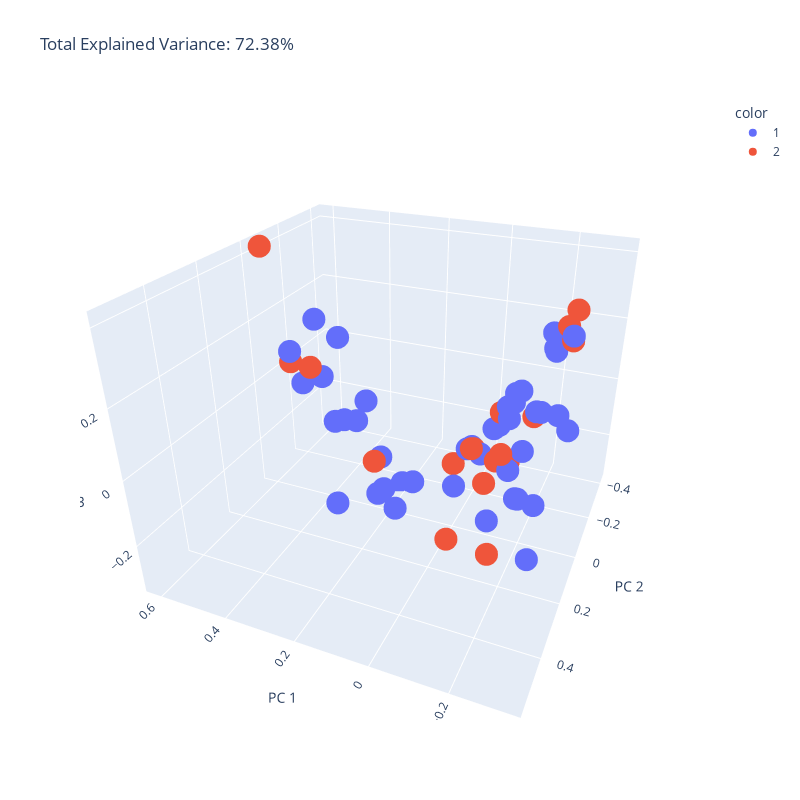

Notebook code for this chart:
### Code cell
df = pd.read_csv('data/all/genus_relative_abundance_otu_drop.csv')
df.patientID = df.patientID.astype('category').cat.codes
#### mixed ideas about weather to include some metadata
metadata_list = ['sampleID', 'EverCovid', 'CovidStatus', 'CovidLabel', 'Timepoint', 'patientID','Age', 'HIVstatus']
# metadata_list = ['sampleID', 'EverCovid', 'CovidLabel', 'Timepoint', 'patientID']

# only CN and CP data pre-infection
df0 = df.loc[df['Timepoint'].isin([1, 2, 3])]  # all three time points T1,2,3
df1 = df0.loc[df0['CovidLabel'] == 1]  # case-negatives (CN) only exist in T1&2
df2 = df0.loc[df0['CovidLabel'] == 2]  # case-positives (CP) only exist in T3
df_CN_CP = pd.concat([df1, df2], ignore_index=True)  # reset the index after concat
df_CN_CP_otu = df_CN_CP.drop(columns=metadata_list)
X = df_CN_CP_otu.to_numpy()
y = df_CN_CP['CovidLabel'].astype(str)
# y = df_CN_CP['Age']
# y = df_CN_CP['HIVstatus'].astype(str)

pca = PCA(n_components=3)
### mixed ideas about weather to scale before PCA (definitly not normalization)
# X = preprocessing.MaxAbsScaler().fit_transform(X)  
components = pca.fit_transform(X)
total_var = pca.explained_variance_ratio_.sum() * 100

fig = px.scatter_3d(
    components, x=0, y=1, z=2, color=y,
    title=f'Total Explained Variance: {total_var:.2f}%',
    labels={'0': 'PC 1', '1': 'PC 2', '2': 'PC 3'},
    width=800, height=800
)
fig.show()

### Figure 1 — Plotly figure (JSON) as saved in the notebook; plotly's stock layout.template omitted (floating-point values rounded to 4 significant figures)
{"data": [{"hovertemplate": "color=1<br>PC 1=%{x}<br>PC 2=%{y}<br>PC 3=%{z}<extra></extra>", "legendgroup": "1", "marker": {"color": "#636efa", "symbol": "circle"}, "mode": "markers", "name": "1", "scene": "scene", "showlegend": true, "type": "scatter3d", "x": [-0.05441, -0.1933, -0.02697, 0.2249, -0.1907, -0.04223, 0.08913, 0.4193, -0.2079, 0.3682, -0.3075, 0.2859, -0.3365, -0.1827, 0.09706, 0.2134, 0.4858, 0.4513, -0.2526, -0.111, 0.2781, -0.3267, 0.2862, -0.08605, -0.1012, -0.2291, -0.2048, -0.1735, 0.3421, -0.1905, -0.09476, 0.04999, -0.2466, -0.2458, 0.008579, 0.3806, 0.199, -0.2812, -0.1024, 0.3292, 0.006024, -0.1107], "y": [-0.2584, -0.3239, -0.1605, 0.2865, 0.328, -0.2433, 0.2915, 0.157, -0.04558, -0.01796, 0.39, 0.1684, 0.5517, -0.3613, 0.07742, -0.1216, -0.09436, -0.0643, 0.3279, -0.1475, -0.1015, 0.1624, -0.02262, 0.2653, -0.1639, -0.0003142, 0.07212, -0.3672, 0.01078, 0.1549, -0.2801, 0.3104, -0.2737, 0.2707, -0.1859, 0.1642, 0.09331, 0.05014, -0.2296, -0.0431, -0.1314, -0.2785], "z": [-0.1288, 0.119, -0.1833, -0.1393, -0.04586, -0.1352, -0.05378, 0.2095, 0.06018, 0.1894, 0.07282, 0.03287, 0.05867, 0.111, -0.1689, -0.3275, 0.1976, 0.02962, 0.03482, -0.03515, -0.2349, 0.1405, 0.001324, -0.01516, -0.005805, 0.08588, 0.00239, 0.1574, -0.05659, -0.009891, -0.01941, -0.09017, 0.1957, -0.006125, -0.1792, 0.1278, -0.2264, 0.1136, -0.02466, -0.08488, -0.1561, -0.007374]}, {"hovertemplate": "color=2<br>PC 1=%{x}<br>PC 2=%{y}<br>PC 3=%{z}<extra></extra>", "legendgroup": "2", "marker": {"color": "#EF553B", "symbol": "circle"}, "mode": "markers", "name": "2", "scene": "scene", "showlegend": true, "type": "scatter3d", "x": [0.62, -0.1016, -0.005383, 0.2768, -0.1407, -0.1842, 0.4201, -0.1589, 0.05165, -0.2533, -0.2266, -0.2179, -0.2025, -0.01231, -0.2421, 0.3508, -0.1311, -0.05842], "y": [-0.04526, -0.05889, -0.1621, -0.0506, 0.47, 0.2132, 0.1544, 0.02517, -0.1416, 0.5432, -0.4292, -0.351, -0.04261, -0.1132, -0.3011, 0.1713, 0.1574, -0.2552], "z": [0.4149, -0.1299, -0.1704, -0.2206, -0.01143, 0.0696, 0.1783, -0.06798, -0.2262, 0.0385, 0.2155, 0.1911, 0.0456, -0.1408, 0.1695, 0.1823, -0.06316, -0.08045]}], "layout": {"height": 800, "legend": {"title": {"text": "color"}, "tracegroupgap": 0}, "scene": {"aspectmode": "auto", "aspectratio": {"x": 1.079, "y": 1.107, "z": 0.8374}, "camera": {"center": {"x": 0, "y": 0, "z": 0}, "eye": {"x": -0.7444, "y": 1.747, "z": 1.041}, "projection": {"type": "perspective"}, "up": {"x": 0, "y": 0, "z": 1}}, "domain": {"x": [0, 1], "y": [0, 1]}, "xaxis": {"title": {"text": "PC 1"}, "type": "linear"}, "yaxis": {"title": {"text": "PC 2"}, "type": "linear"}, "zaxis": {"title": {"text": "PC 3"}, "type": "linear"}}, "title": {"text": "Total Explained Variance: 72.38%"}, "width": 800}}
